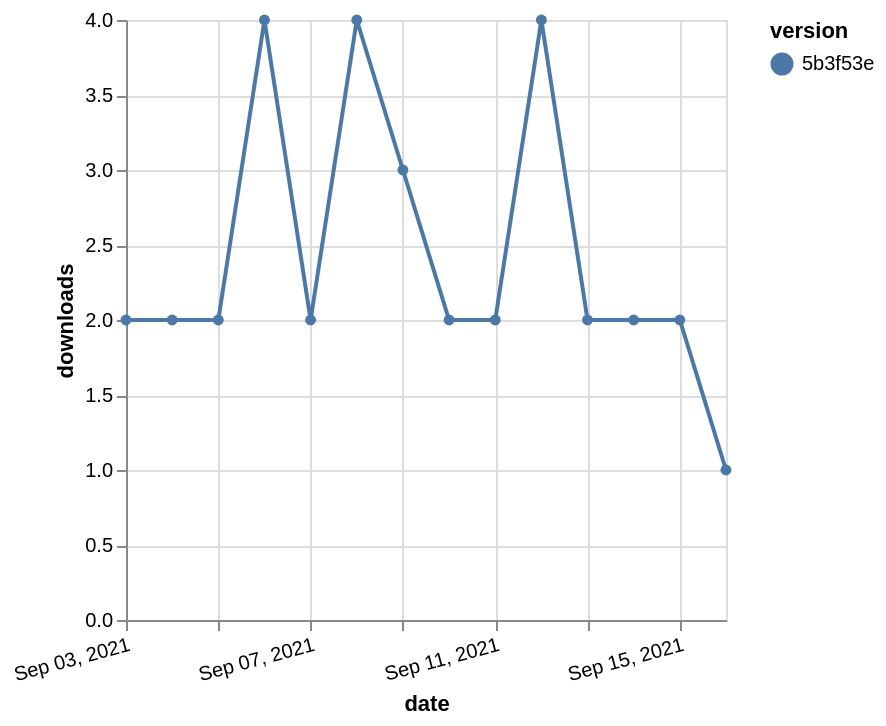

Write the Vega-Lite specification saved for this chart.
### Vega-Lite specification from a JSON file in a GitHub repository (floating-point values rounded to 4 significant figures)
{"$schema": "https://vega.github.io/schema/vega-lite/v5.json", "description": "A simple bar chart with embedded data.", "data": {"values": [{"date": "2021-09-03", "total": 3114, "delta": 2, "version": "5b3f53e"}, {"date": "2021-09-04", "total": 3116, "delta": 2, "version": "5b3f53e"}, {"date": "2021-09-05", "total": 3118, "delta": 2, "version": "5b3f53e"}, {"date": "2021-09-06", "total": 3122, "delta": 4, "version": "5b3f53e"}, {"date": "2021-09-07", "total": 3124, "delta": 2, "version": "5b3f53e"}, {"date": "2021-09-08", "total": 3128, "delta": 4, "version": "5b3f53e"}, {"date": "2021-09-09", "total": 3131, "delta": 3, "version": "5b3f53e"}, {"date": "2021-09-10", "total": 3133, "delta": 2, "version": "5b3f53e"}, {"date": "2021-09-11", "total": 3135, "delta": 2, "version": "5b3f53e"}, {"date": "2021-09-12", "total": 3139, "delta": 4, "version": "5b3f53e"}, {"date": "2021-09-13", "total": 3141, "delta": 2, "version": "5b3f53e"}, {"date": "2021-09-14", "total": 3143, "delta": 2, "version": "5b3f53e"}, {"date": "2021-09-15", "total": 3145, "delta": 2, "version": "5b3f53e"}, {"date": "2021-09-16", "total": 3146, "delta": 1, "version": "5b3f53e"}]}, "width": "container", "mark": {"type": "line", "point": {"filled": true}}, "encoding": {"x": {"field": "date", "type": "temporal", "timeUnit": "yearmonthdate", "title": "date", "axis": {"labelAngle": -15}}, "y": {"field": "delta", "type": "quantitative", "title": "downloads"}, "color": {"field": "version", "type": "nominal"}, "tooltip": {"field": "delta"}}}
